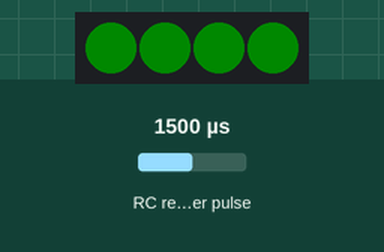
The sketch below on a simulated Arduino Uno, built with avr-gcc and run on an emulated ATmega328P. On the bench: 4 RGB LEDs in strip order, left to right. Wiring (inferred from the names in the program): RC receiver channel: data pin 4. The inputs (shaded band) are chosen by the test bench; at power-on: RC receiver pulse 1500 µs. Dim RGB values are drawn brighter than linear.

Above: at 1.6 s.
1.7 s: RC receiver pulse (sensor on pin 4) set to 1259 µs
3.2 s: RC receiver pulse (sensor on pin 4) set to 1237 µs
At 3.7 s:
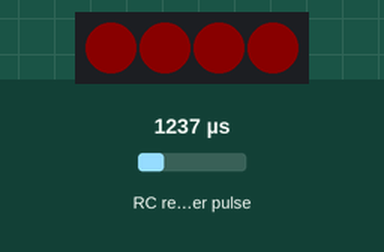
4.7 s: RC receiver pulse (sensor on pin 4) set to 1750 µs
At 6.0 s:
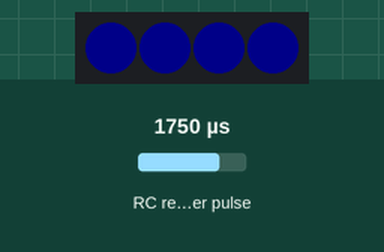
6.3 s: RC receiver pulse (sensor on pin 4) set to 1733 µs
At 7.3 s:
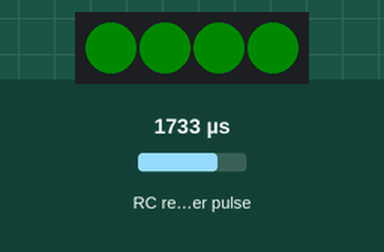
7.8 s: RC receiver pulse (sensor on pin 4) set to 1020 µs
At 8.4 s:
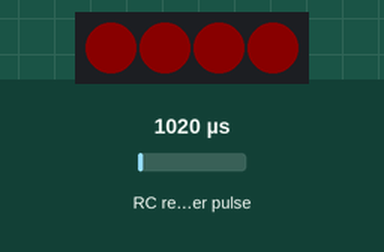
Timing chart, 0 to 10.3 s (numbered marks = the images above; inputs shaded):
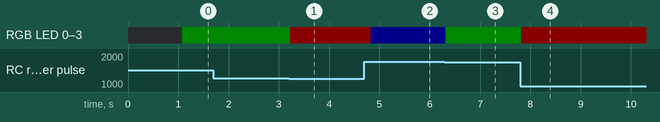

Measured:
- the behaviour switches between 1245 and 1244 µs on RC receiver pulse (sensor on pin 4) (found by bisection; images 0 and 1)
- the behaviour switches between 1748 and 1747 µs on RC receiver pulse (sensor on pin 4) (found by bisection; images 2 and 3)
- after the input at 1.7 s, every drawn part: stays the same
- after the input at 3.2 s, RGB LED 0–3: RGB(0, 10, 0) → RGB(10, 0, 0) at once
- after the input at 4.7 s, RGB LED 0–3: RGB(10, 0, 0) → RGB(0, 0, 10) after 0.12 s
- after the input at 6.3 s, RGB LED 0–3: RGB(0, 0, 10) → RGB(0, 10, 0) at once
- after the input at 7.8 s, RGB LED 0–3: RGB(0, 10, 0) → RGB(10, 0, 0) at once

The sketch:

UnderLED_Test.ino
```cpp
#include <Adafruit_NeoPixel.h>
#ifdef __AVR__
#include <avr/power.h>
#endif

#define rcPin6 4   // Pin 4 Connected to CH6 of Transmitter;
#define PIN 5      // LED Pin
#define N_LEDS 4

int ch6 = 0;  // Receiver Channel 5 PPM value

////////////////
// CH6 Range
// Left most - 995 (745 - 1245)
// Mid - 1498 (1248 - 1748)
// Far Right - 1986 (1736 - 2235)
///////////////

// Parameter 1 = number of pixels in strip
// Parameter 2 = Arduino pin number (most are valid)
// Parameter 3 = pixel type flags, add together as needed:
//   NEO_KHZ800  800 KHz bitstream (most NeoPixel products w/WS2812 LEDs)
//   NEO_KHZ400  400 KHz (classic 'v1' (not v2) FLORA pixels, WS2811 drivers)
//   NEO_GRB     Pixels are wired for GRB bitstream (most NeoPixel products)
//   NEO_RGB     Pixels are wired for RGB bitstream (v1 FLORA pixels, not v2)
//   NEO_RGBW    Pixels are wired for RGBW bitstream (NeoPixel RGBW products)
Adafruit_NeoPixel strip = Adafruit_NeoPixel(N_LEDS, PIN, NEO_GRB + NEO_KHZ800);

void setup() {
  pinMode(rcPin6, INPUT);

  strip.begin();
  //strip.show(); // Initialize all pixels to 'off'
  strip.setBrightness(10);
}

void loop() {
  ch6 = pulseIn(rcPin6, HIGH, 20000);  // (Pin, State, Timeout)
  if (ch6 >= 745 && ch6 <= 1245) {
    for (int i = 0; i < N_LEDS; ++i)
      {
      strip.setPixelColor(i, 255, 0, 0); //RED
      }
      strip.show();
    }else

  if (ch6 >= 1246 && ch6 <= 1748) {
    for (int i = 0; i < N_LEDS; ++i)
      {
      strip.setPixelColor(i, 0, 255, 0); //Green
      }
      strip.show();
    }else

  if (ch6 >= 1736 && ch6 <= 2235) {
    for (int i = 0; i < N_LEDS; ++i)
      {
      strip.setPixelColor(i, 0, 0, 255); //Blue
      }
      strip.show();
    }

}
```
